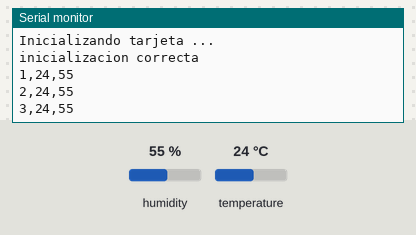
The sketch below on a simulated Arduino Uno, built with avr-gcc and run on an emulated ATmega328P. Parts: the last lines printed to the serial monitor. The test bench sets the inputs (shaded band); at power-on: humidity 55 %, temperature 24 °C. Storage starts empty.

Above: at 2.8 s.
2.9 s: humidity set to 22 %
At 3.9 s:
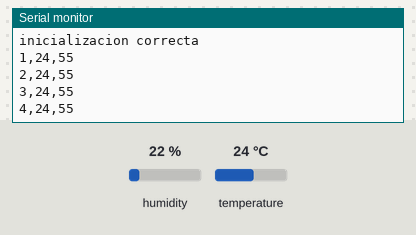
5.6 s: temperature set to 12 °C
At 7.8 s:
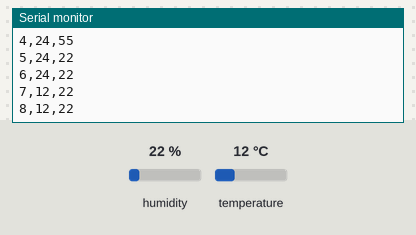
8.3 s: humidity set to 40 %
At 8.3 s:
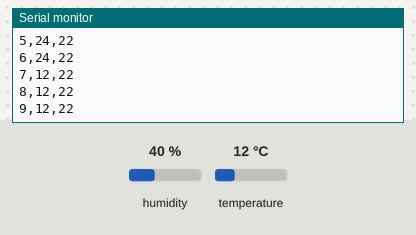
Timing chart, 0 to 11.3 s (numbered marks = the images above; inputs shaded):
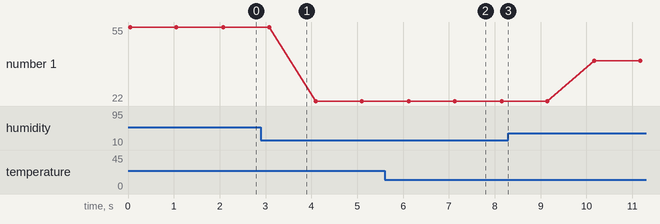

Measured:
- after the input at 5.6 s, the serial monitor: prints a new line after 0.53 s (image 2)
- plotted number 1: 55 → 22 after the input at 2.9 s, 22 → 40 after the input at 8.3 s

The sketch:

Comunicaci_n_SD_Arduino.ino
```cpp
/*
  Capitulo 37 de Arduino desde cero en Español.
  Mediante un modulo lector de memoria MicroSD conectado mediante interfaz SPI
        crearemos un archivo de texto con los datos separados por comas (CSV) de los valores
  de temperatura y humedad leidos de un modulo sensor DHT11 (KY-015) a intervalos
  de 1 segundo. Requiere instalar librerias DHT de Adafruit.

  Autor: bitwiseAr

*/

#include <SPI.h>    // incluye libreria interfaz SPI
#include <SD.h>     // incluye libreria para tarjetas SD
#include <DHT.h>    // incluye libreria DHT de Adafruit
#include <DHT_U.h>    // incluye libreria Adafruit Unified Sensor

#define SENSOR 4    // constante SENSOR en pin digital 4 (senal de DHT11)
int TEMPERATURA;    // variable para almacenar valor de temperatura
int HUMEDAD;      // variable para almacenar valor de humedad

#define SSpin 10    // Slave Select en pin digital 10

File archivo;     // objeto archivo del tipo File
DHT dht(SENSOR, DHT11);   // objeto dht del tipo DHT en pin 4 y modelo DHT11

void setup() {
  Serial.begin(9600);   // inicializa monitor serie a 9600 bps
  dht.begin();      // inicializacion de sensor

  Serial.println("Inicializando tarjeta ...");  // texto en ventana de monitor
  if (!SD.begin(SSpin)) {     // inicializacion de tarjeta SD
    Serial.println("fallo en inicializacion !");// si falla se muestra texto correspondiente y
    return;         // se sale del setup() para finalizar el programa
  }
  Serial.println("inicializacion correcta");  // texto de inicializacion correcta
  archivo = SD.open("datos.txt", FILE_WRITE); // apertura para lectura/escritura de archivo datos.txt

  if (archivo) {
    for (int i=1; i < 31; i++){     // bucle repite 30 veces
      TEMPERATURA = dht.readTemperature();  // almacena en variable valor leido de temperatura
      HUMEDAD = dht.readHumidity();   // almacena en variable valor leido de humedad

      archivo.print(i);       // escribe en tarjeta el valor del indice
      archivo.print(",");     // escribe en tarjeta una coma
      archivo.print(TEMPERATURA);   // escribe en tarjeta el valor de temperatura
      archivo.print(",");     // escribe en tarjeta una coma
      archivo.println(HUMEDAD);     // escribe en tarjeta el valor de humedad y salto de linea

      Serial.print(i);        // escribe en monitor el valor del indice
      Serial.print(",");      // escribe en monitor una coma
      Serial.print(TEMPERATURA);    // escribe en monitor el valor de temperatura
      Serial.print(",");      // escribe en monitor una coma
      Serial.println(HUMEDAD);      // escribe en monitor el valor de humedad y salto de linea

      delay(1000);        // demora de 1 segundo
      }
    archivo.close();        // cierre de archivo
    Serial.println("escritura correcta"); // texto de escritura correcta en monitor serie
  } else {
    Serial.println("error en apertura de datos.txt"); // texto de falla en apertura de archivo
  }
}

void loop() {     // funcion loop() obligatoria de declarar pero no utilizada
  // nada por aqui
}
```
